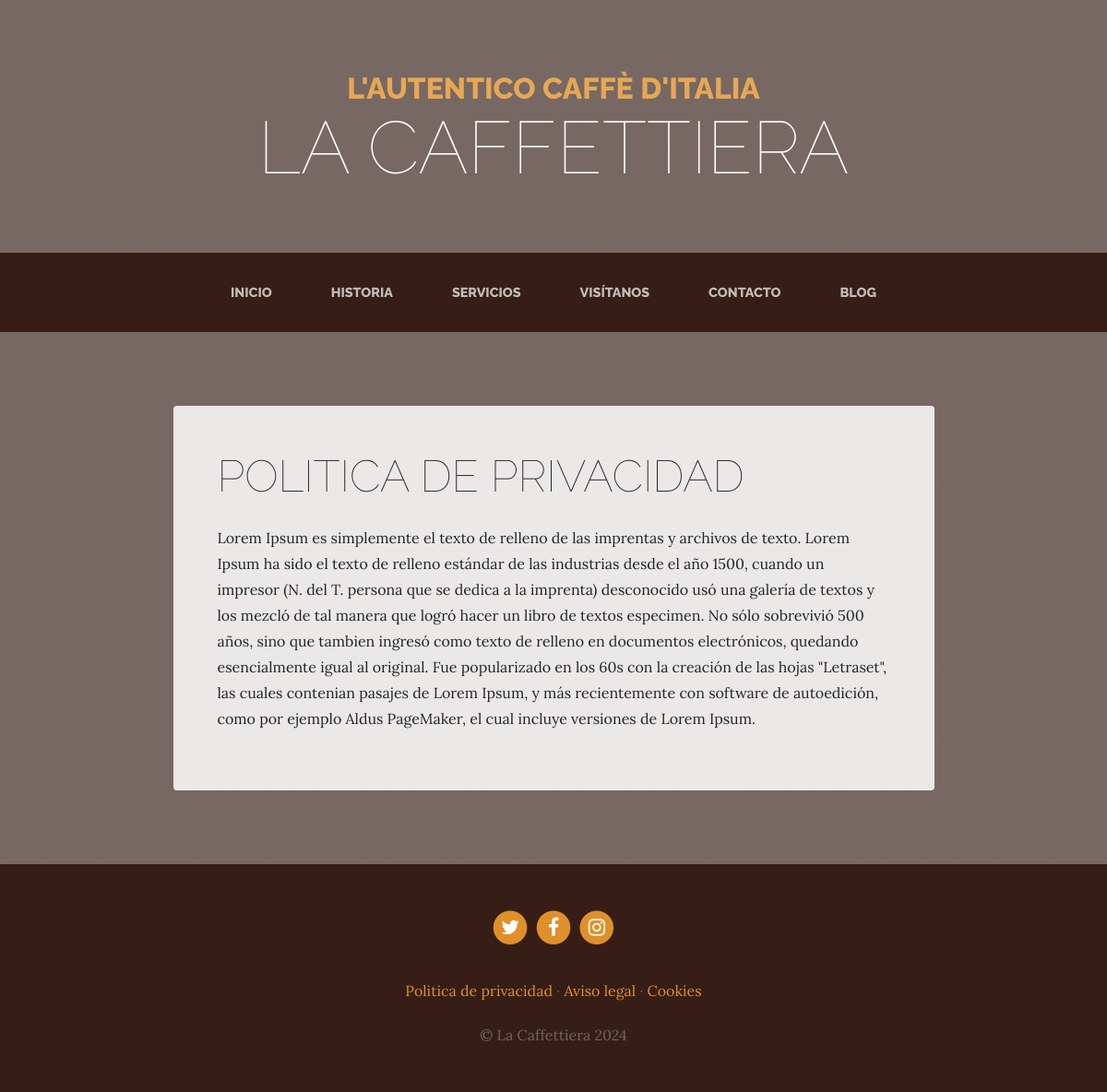
/page/1/, run on the app's committed database.
### pages/models.py (models this page shows, shortened)
class PagesModels(models.Model):
    title = models.CharField(max_length=100, verbose_name='TItulo')
    content = models.TextField(verbose_name='Contenido')
    order = models.SmallIntegerField(default=0, verbose_name='Orden')
    created = models.DateTimeField(auto_now_add=True, verbose_name='Fecha de creacion')
    updated = models.DateTimeField(auto_now=True, verbose_name='Fechas de actualizacion')
    class Meta:
        verbose_name = 'pagina'
        verbose_name_plural = 'paginas genericas'
        ordering = ['order', 'title']

### pages/views.py (the view)
# urls.py: path('<int:page_id>/', views.page, name='page'),
def page(request, page_id):
    models = get_object_or_404(PagesModels, id=page_id)
    return render(request, 'core/page.html', {'models':models})

### link/processe.py (called while the page is built)
def get_list_processe(request):
    ctr ={}
    models = LinksModels.objects.all()
    for model in models:
        ctr[model.key] = model.link
    return ctr

### pages/templatetags/pages_extras.py (called while the page is built)
@register.simple_tag
def get_list_pages():
    pages = PagesModels.objects.all()
    return pages

### pages/templates/core/page.html (shortened to what this page needs)
{% extends "core/base.html" %}
{% load static %}
{% block content %}
    <section class="page-section about-heading">
        <div class="container">
            <div class="about-heading-content mbtm">
                <div class="row">
                    <div class="col-xl-9 col-lg-10 mx-auto">
                        <div class="bg-faded rounded p-5 forced">
                            <h2 class="section-heading mb-4">
                                <span class="section-heading-lower"> {{models.title}} </span>
                            </h2>
                            <div class="section-content">
                                <p> {{models.content}} </p>
                            </div>
                        </div>
                    </div>
                </div>
            </div>
        </div>
    </section>
{% endblock  %}

### core/templates/core/base.html (shortened to what this page needs)
<!DOCTYPE html>
<html lang="es">
  <head>
    {% load static %}
    <link href="{% static 'core/vendor/bootstrap/css/bootstrap.min.css' %}" rel="stylesheet">
    <link href="{% static 'core/vendor/font-awesome/css/font-awesome.min.css' %}" rel="stylesheet" type="text/css">
    <link href="{% static 'core/css/business-casual.css' %}" rel="stylesheet">
  </head>
  <body>
    <h1 class="site-heading text-center text-white d-none d-lg-block">
      <span class="site-heading-upper text-primary mb-3">L'autentico caffè d'italia</span>
      <span class="site-heading-lower">La Caffettiera</span>
    </h1>
    <nav class="navbar navbar-expand-lg navbar-dark py-lg-4" id="mainNav">
        <div class="container">
            <div class="collapse navbar-collapse" id="navbarResponsive">
                <ul class="navbar-nav mx-auto">
                    <li class="nav-item px-lg-4 {% if request.path == '/' %}active{% endif %}">
                        <a class="nav-link text-uppercase text-expanded" href="{% url 'home' %}">Inicio</a>
                    </li>
                    <li class="nav-item px-lg-4 {% if request.path == '/about/' %}active{% endif %}">
                        <a class="nav-link text-uppercase text-expanded" href="{% url 'about' %}">Historia</a>
                    </li>
                    <li class="nav-item px-lg-4 {% if request.path == '/services/' %}active{% endif %}">
                        <a class="nav-link text-uppercase text-expanded" href="{% url 'services' %}">Servicios</a>
                    </li>
                    <li class="nav-item px-lg-4 {% if request.path == '/store/' %}active{% endif %}">
                        <a class="nav-link text-uppercase text-expanded" href="{% url 'store' %}">Visítanos</a>
                    </li>
                    <li class="nav-item px-lg-4 {% if request.path == '/contact/' %}active{% endif %}">
                        <a class="nav-link text-uppercase text-expanded" href="{% url 'contact' %}">Contacto</a>
                    </li>
                    <li class="nav-item px-lg-4 {% if request.path == '/blog/' %}active{% endif %}">
                        <a class="nav-link text-uppercase text-expanded" href="{% url 'blog' %}">Blog</a>
                    </li>
                </ul>
            </div>
        </div>
    </nav>
    {% block content %}{% endblock %}
    <footer class="footer text-faded text-center py-5">
      <div class="container">
        <p class="m-0">
            {% if X %}
                <a href="{{X}}" class="link">
                <span class="fa-stack fa-lg">
                    <i class="fa fa-circle fa-stack-2x"></i>
                    <i class="fa fa-twitter fa-stack-1x fa-inverse"></i>
                </span>
                </a>
            {% endif %}
            {% if FACEBOOCK %}
                <a href="{{FACEBOOCK}}" class="link">
                <span class="fa-stack fa-lg">
                    <i class="fa fa-circle fa-stack-2x"></i>
                    <i class="fa fa-facebook fa-stack-1x fa-inverse"></i>
                </span>
                </a>
            {% endif %}
            {% if INSTAGRAM %}
                <a href="{{INSTAGRAM}}" class="link">
                <span class="fa-stack fa-lg">
                    <i class="fa fa-circle fa-stack-2x"></i>
                    <i class="fa fa-instagram fa-stack-1x fa-inverse"></i>
                </span>
                </a>
            {% endif %}
        </p>
        <p class="m-0 mbt">
            {% load pages_extras %}
            {% get_list_pages as get_list %}
            {% for page in get_list %}
                <a href="{% url 'page' page.id %}" class="link"> {{page.title}} </a>{% if not forloop.last %} ·{% endif %}
            {% endfor %}
        </p>
        <p class="m-0 mbt1">&copy; La Caffettiera 2024</p>
      </div>
    </footer>
  </body>
</html>

### core/static/core/css/business-casual.css (style rules this page uses)
body { font-family: 'Lora'; background: linear-gradient(rgba(47, 23, 15, 0.65), rgba(47, 23, 15, 0.65)), url("../img/bg.jpg"); background-attachment: fixed; background-position: center; background-size: cover; }
h1, h2, h3, h4, h5, h6 { font-family: 'Raleway'; }
p { line-height: 1.75; }
.text-faded { color: rgba(255, 255, 255, 0.3); }
.site-heading { margin-top: 5rem; margin-bottom: 5rem; text-transform: uppercase; line-height: 1; font-family: 'Raleway'; }
.site-heading .site-heading-upper { display: block; font-size: 2rem; font-weight: 800; }
.site-heading .site-heading-lower { font-size: 5rem; font-weight: 100; line-height: 4rem; }
.page-section { margin-top: 5rem; margin-bottom: 5rem; }
.section-heading { text-transform: uppercase; }
.section-heading .section-heading-lower { display: block; font-size: 3rem; font-weight: 100; }
.bg-faded { background-color: rgba(255, 255, 255, 0.85); }
#mainNav { background-color: rgba(47, 23, 15, 0.9); font-family: 'Raleway'; }
#mainNav .navbar-nav .nav-item .nav-link { color: rgba(255, 255, 255, 0.7); font-weight: 800; }
@media (min-width: 992px) { #mainNav .navbar-nav .nav-item .nav-link { font-size: 0.9rem; } }
@media (min-width: 992px) { .about-heading .about-heading-content { margin-top: -5rem; position: relative; z-index: 1; } }
.footer { background-color: rgba(47, 23, 15, 0.9); }
.text-primary { color: #e6a756 !important; }
.mbtm { padding-top: 5rem; }
.mbt { padding-top: 2rem; }
.mbt1 { padding-top: 1.25rem; }
a.link { color: #df902a; }
.section-content { font-family: 'Lora' !important; font-size: 16px !important; font-weight: 400 !important; line-height: 28px !important; }

### data on the page
PagesModels: title "POLITICA DE PRIVACIDAD", content "Lorem Ipsum es simplemente el texto de relleno de las imprentas y archivos de texto. Lorem Ipsum ha sido el texto de relleno estándar de las industrias desde el año 1500, cuando un impresor (N. del T. persona que se dedica a la imprenta) desconocido usó una galería de textos y los mezcló de tal manera que logró hacer un libro de textos especimen. No sólo sobrevivió 500 años, sino que tambien ingresó como texto de relleno en documentos electrónicos, quedando esencialmente igual al original. Fue popularizado en los 60s con la creación de las hojas \"Letraset\", las cuales contenian pasajes de Lorem Ipsum, y más recientemente con software de autoedición, como por ejemplo Aldus PageMaker, el cual…", title "Politica de privacidad"
PagesModels: title "Aviso legal"
PagesModels: title "Cookies"
